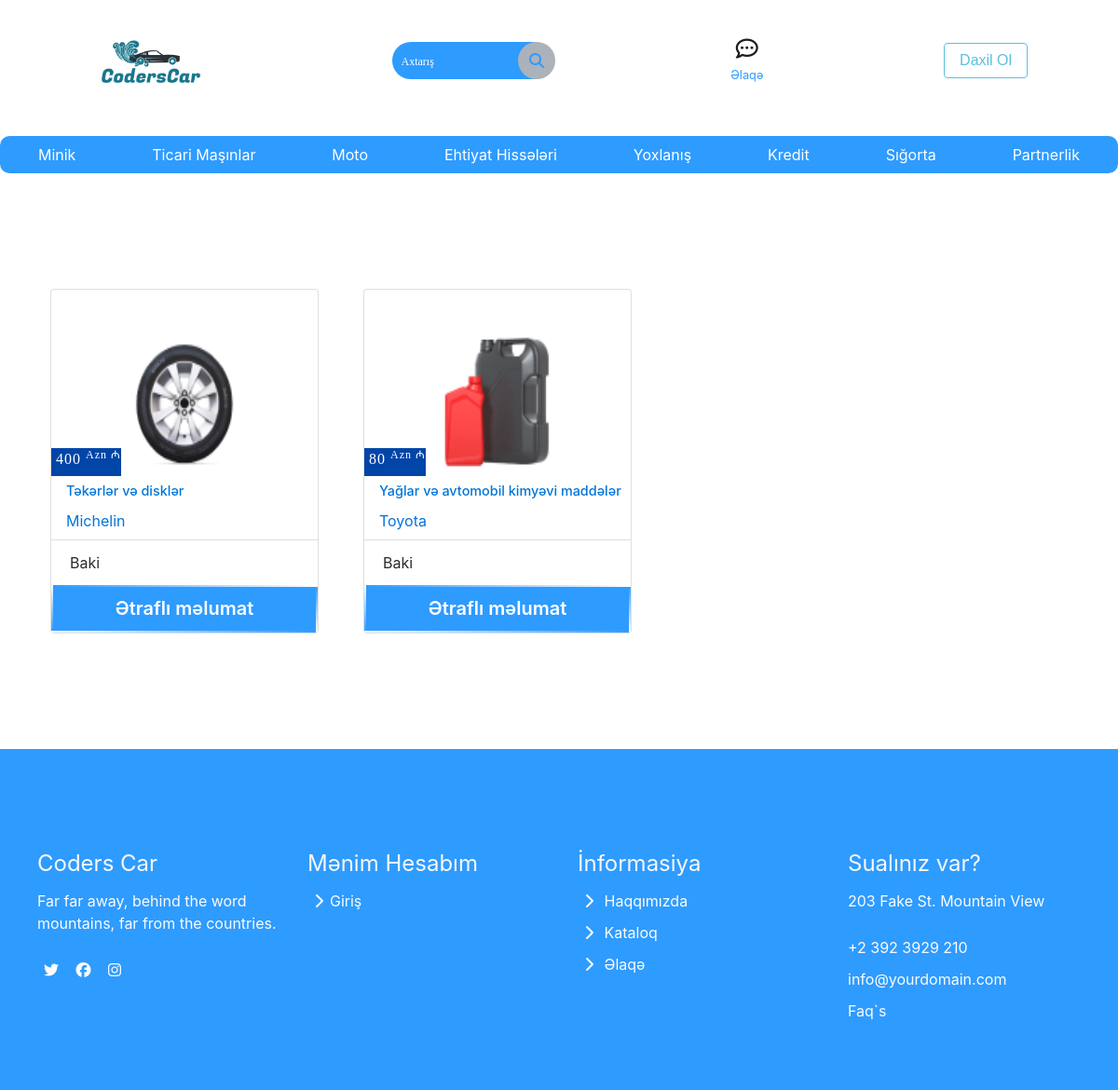
The page /spare/index/ on the database its author committed.
### spareparts/models.py (models this page shows, shortened)
class SpareParts(models.Model):
    ad = models.CharField(max_length=120, choices=parts, verbose_name='Növü')
    marka = models.CharField(max_length=50, verbose_name="Markası")
    qiymet = models.PositiveIntegerField(default="0", verbose_name='Qiyməti')
    sheher = models.CharField(max_length=50, verbose_name='Şəhər')
    mezenne = models.CharField(max_length=10, choices=currencies, default='', verbose_name='Məzənnə')
    shekil = models.FileField(null=True, verbose_name='Shekil elave et:')
    info = models.TextField(max_length=400, default="", verbose_name='Əlavə Məlumat', blank=True)

### spareparts/views.py (the view)
# urls.py: path('index/', views.show_list, name='parts_index'),
def show_list(request):
    parts = SpareParts.objects.all()
    return render(request, 'parts_index.html', {'parts': parts})

### templates/parts_index.html (shortened to what this page needs)
{% extends 'layout.html' %}
{% load static %}
{% block body %}
    <div class="row row-cols-1 row-cols-md-2 ">
        {% for part in parts %}
            <div class="card mx-4 my-4 " style="width: 18rem">
                <img style="width: 100%; height: 200px; object-fit: fill"
                     src="{{ part.shekil.url }}" href="{% url 'spareparts:parts_detail' part.id %}"
                     class="card-img-top shekil"
                     alt="..."
                />
                <div class="qiymet">
                    {{ part.qiymet }} <sup>{{ part.mezenne }}</sup>
                </div>
                <a href="{% url 'spareparts:parts_detail' part.id %}">
                    <div class="card-body pl-3 py-2">
                        <h5 class="card-title" style="width: max-content; font-size: 0.9rem;">{{ part.ad }}</h5>
                        <p class="card-text">{{ part.marka }}
                        </p>
                    </div>
                </a>
                <ul class="list-group list-group-flush ">
                    <li class="list-group-item">{{ part.sheher }}</li>
                    <a href="{% url 'spareparts:parts_detail' part.id %}" class="default-btn">
                        <span>Ətraflı məlumat</span>
                    </a>
                </ul>
            </div>
        {% endfor %}
    </div>
{% endblock %}

### car/static/css/stil.css (style rules this page uses)
* { margin: 0; padding: 0; list-style-type: none; box-sizing: border-box; text-decoration: none; }
.shekil { position: relative; }
.qiymet { position: absolute; width: max-content; text-align: center; height: 30px; top: 170px; z-index: 2; left: 0px; background: #0245a8; color: white; padding-left: 5px; font-family: 'Pangolin', cursive; letter-spacing: 1px; }
.default-btn { z-index: 1; font-weight: 600; font-size: 20px; color: #ffffff; padding: 15px 30px 16px; line-height: 1; -webkit-transition: all ease 0.5s; transition: all ease 0.5s; text-align: center; background-color: #2E9BFF; position: relative; overflow: hidden; }
.default-btn span::before { content: ""; position: absolute; top: 0; left: 0; width: 2px; height: 100%; background: -webkit-gradient(linear, left top, left bottom, from(#ffffff), to(transparent)); background: linear-gradient(top, #ffffff, transparent); -webkit-animation: top 2s linear infinite; animation: top 2s linear infinite; -webkit-animation-delay: 1s; animation-delay: 1s; }
.default-btn span::after { content: ""; position: absolute; bottom: 0; right: 0; width: 2px; height: 100%; background: -webkit-gradient(linear, left bottom, left top, from(#ffffff), to(transparent)); background: linear-gradient(bottom, #ffffff, transparent); -webkit-animation: bottom 2s linear infinite; animation: bottom 2s linear infinite; -webkit-animation-delay: 1s; animation-delay: 1s; }
.default-btn::before { content: ""; position: absolute; top: 0; left: 0; width: 100%; height: 2px; background: -webkit-gradient(linear, right top, left top, from(#ffffff), to(transparent)); background: linear-gradient(right, #ffffff, transparent); -webkit-animation: right 2s linear infinite; animation: right 2s linear infinite; }
.default-btn::after { content: ""; position: absolute; bottom: 0; left: 0; width: 100%; height: 2px; background: -webkit-gradient(linear, left top, right top, from(#ffffff), to(transparent)); background: linear-gradient(left, #ffffff, transparent); -webkit-animation: left 2s linear infinite; animation: left 2s linear infinite; }

### rows shown on the page
SpareParts: shekil (picture), qiymet "400", mezenne "Azn ₼", ad "Təkərlər və disklər", marka "Michelin", sheher "Baki"
SpareParts: shekil (picture), qiymet "80", mezenne "Azn ₼", ad "Yağlar və avtomobil kimyəvi maddələr", marka "Toyota", sheher "Baki"
